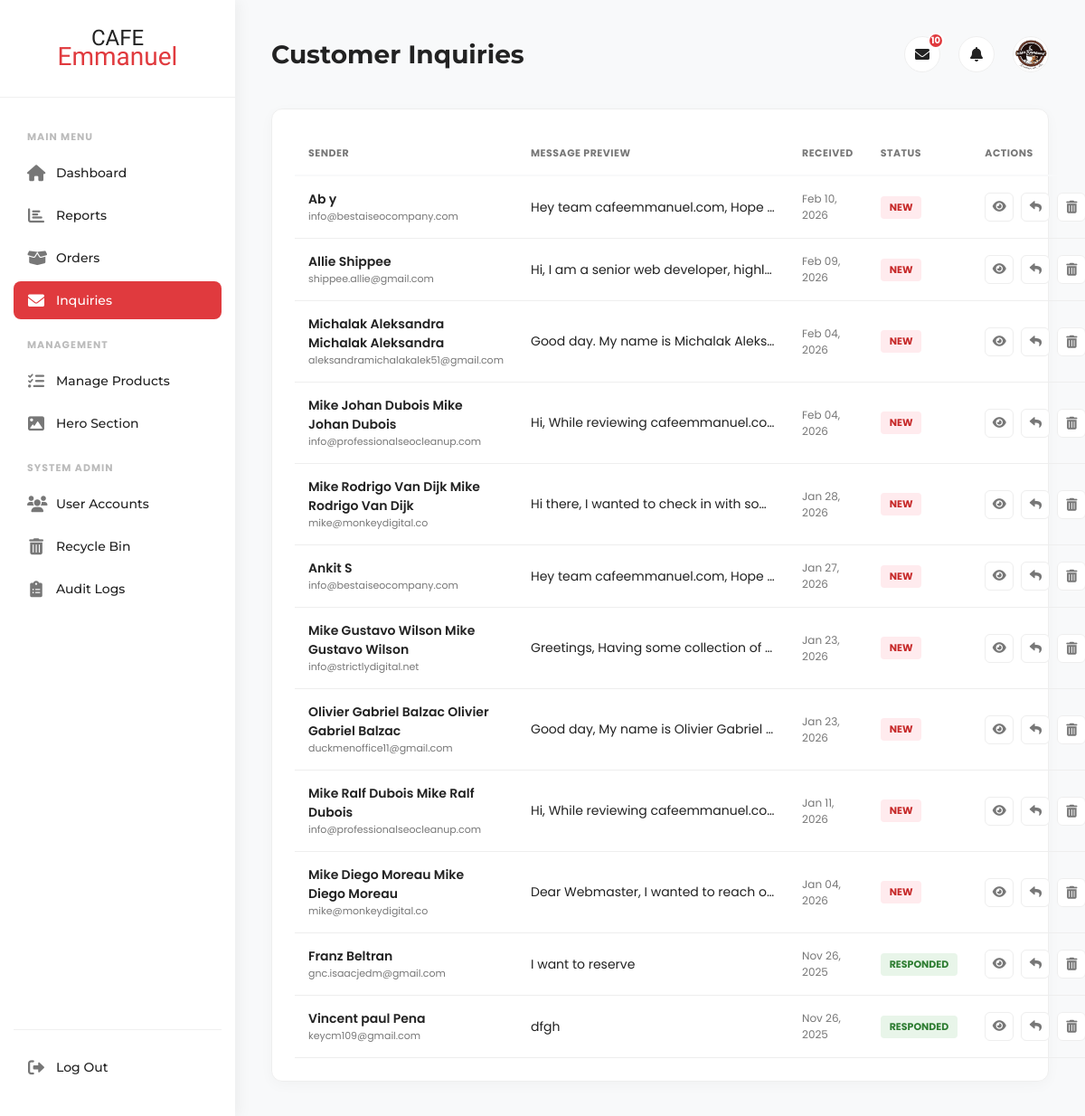
/admin_inquiries.php (signed in), run on the app's committed database.
### tables this page shows
CREATE TABLE `inquiries` (
  `id` int(11) NOT NULL,
  `first_name` varchar(100) NOT NULL,
  `last_name` varchar(100) NOT NULL,
  `email` varchar(255) NOT NULL,
  `message` text NOT NULL,
  `status` enum('new','in_progress','responded','closed') DEFAULT 'new',
  `received_at` timestamp NOT NULL DEFAULT current_timestamp(),
  `admin_response` text DEFAULT NULL,
  `responded_by` int(11) DEFAULT NULL,
  `responded_at` timestamp NULL DEFAULT NULL,
  `internal_notes` text DEFAULT NULL
);

### admin_inquiries.php (the view, shortened to what this page needs)
<?php
include 'db_connect.php';
$inquiry_count_result = $conn->query("SELECT COUNT(*) as count FROM inquiries WHERE status = 'new'");
$unread_inquiries = $inquiry_count_result ? $inquiry_count_result->fetch_assoc()['count'] : 0;
$inquiries_result = $conn->query("SELECT * FROM inquiries ORDER BY
    CASE status
        WHEN 'new' THEN 1
        WHEN 'in_progress' THEN 2
        WHEN 'responded' THEN 3
        WHEN 'closed' THEN 4
    END,
    received_at DESC");
?>
<!DOCTYPE html>
<html lang="en">
<head>
<link rel="stylesheet" href="https://cdnjs.cloudflare.com/ajax/libs/font-awesome/6.4.0/css/all.min.css" />
</head>
<body>
<div class="dashboard-wrapper" style="display:flex; width:100%;">
  <?php include 'admin_sidebar.php'; ?>
  <main class="main-content">
    <header class="main-header">
      <h1>Customer Inquiries</h1>
      <div class="header-icons">
          <div class="icon-container" id="messageIcon">
              <i class="fas fa-envelope"></i>
              <?php if($unread_inquiries > 0): ?><span class="header-badge"><?php echo $unread_inquiries; ?></span><?php endif; ?>
          </div>
          <div class="icon-container" id="notificationBell"><i class="fas fa-bell"></i></div>
          <div class="icon-container" id="profileIcon" style="border:none;">
              <img src="logo.png" alt="Admin">
          </div>
      </div>
    </header>
    <div class="table-card">
        <table>
            <thead>
                <tr>
                    <th>Sender</th>
                    <th>Message Preview</th>
                    <th>Received</th>
                    <th>Status</th>
                    <th>Actions</th>
                </tr>
            </thead>
            <tbody>
            <?php if ($inquiries_result->num_rows > 0): ?>
                <?php while ($row = $inquiries_result->fetch_assoc()):
                    $jsonData = htmlspecialchars(json_encode($row), ENT_QUOTES, 'UTF-8');
                    $status = $row['status'] ?? 'new';
                ?>
                <tr>
                    <td>
                        <div style="font-weight:600;"><?php echo htmlspecialchars($row['first_name'] . ' ' . $row['last_name']); ?></div>
                        <div style="font-size:11px; color:var(--text-muted);"><?php echo htmlspecialchars($row['email']); ?></div>
                    </td>
                    <td style="max-width:300px; white-space:nowrap; overflow:hidden; text-overflow:ellipsis;">
                        <?php echo htmlspecialchars($row['message']); ?>
                    </td>
                    <td style="font-size:12px; color:var(--text-muted);">
                        <?php echo date("M d, Y", strtotime($row['received_at'])); ?>
                    </td>
                    <td>
                        <span class="status-badge badge-<?php echo $status; ?>"><?php echo ucwords(str_replace('_', ' ', $status)); ?></span>
                    </td>
                    <td>
                        <div class="action-icons">
                            <button onclick="openViewModal(<?php echo $jsonData; ?>)" class="btn-icon" title="View"><i class="fas fa-eye"></i></button>
                            <button onclick="openReplyModal(<?php echo $jsonData; ?>)" class="btn-icon" title="Reply"><i class="fas fa-reply"></i></button>
                            <a href="?action=delete&id=<?php echo $row['id']; ?>" class="btn-icon" title="Delete" onclick="return confirm('Delete permanently?')"><i class="fas fa-trash-alt"></i></a>
                        </div>
                    </td>
                </tr>
                <?php endwhile; ?>
            <?php else: ?>
                <tr><td colspan="5" style="text-align:center; padding:40px; color:var(--text-muted);">No inquiries found.</td></tr>
            <?php endif; ?>
            </tbody>
        </table>
    </div>
  </main>
</div>
</body>
</html>

### admin_sidebar.php (shortened to what this page needs)
<?php
$current_page = basename($_SERVER['SCRIPT_NAME']);
?>
<link rel="stylesheet" href="https://cdnjs.cloudflare.com/ajax/libs/font-awesome/6.0.0/css/all.min.css">
<aside class="sidebar">
   <a href="Dashboard.php" class="sidebar-logo-link">
       <div class="sidebar-logo-text">
            <span class="logo-main">Cafe</span>
            <span class="logo-sub">Emmanuel</span>
       </div>
   </a>
    <nav class="sidebar-nav">
        <div class="nav-label">Main Menu</div>
        <a href="Dashboard.php" class="nav-item <?php if ($current_page == 'Dashboard.php') echo 'active'; ?>">
            <i class="fas fa-home fa-fw"></i><span>Dashboard</span>
        </a>
        <a href="Sales.php" class="nav-item <?php if ($current_page == 'Sales.php') echo 'active'; ?>">
            <i class="fas fa-chart-bar fa-fw"></i><span>Reports</span>
        </a>
        <a href="Orders.php" class="nav-item <?php if ($current_page == 'Orders.php') echo 'active'; ?>">
            <i class="fas fa-box-open fa-fw"></i><span>Orders</span>
        </a>
        <a href="admin_inquiries.php" class="nav-item <?php if ($current_page == 'admin_inquiries.php') echo 'active'; ?>">
            <i class="fas fa-envelope fa-fw"></i><span>Inquiries</span>
        </a>
        <div class="nav-label">Management</div>
        <a href="practiceaddproduct.php" class="nav-item <?php if ($current_page == 'practiceaddproduct.php') echo 'active'; ?>">
            <i class="fas fa-tasks fa-fw"></i><span>Manage Products</span>
        </a>
        <a href="manage_hero.php" class="nav-item <?php if ($current_page == 'manage_hero.php') echo 'active'; ?>">
            <i class="fas fa-image fa-fw"></i><span>Hero Section</span>
        </a>
        <?php if (isset($_SESSION['role']) && $_SESSION['role'] === 'super_admin'): ?>
        <div class="nav-label">System Admin</div>
        <a href="user_accounts.php" class="nav-item <?php if ($current_page == 'user_accounts.php') echo 'active'; ?>">
            <i class="fas fa-users fa-fw"></i><span>User Accounts</span>
        </a>
        <a href="recently_deleted.php" class="nav-item <?php if ($current_page == 'recently_deleted.php') echo 'active'; ?>">
            <i class="fas fa-trash-alt fa-fw"></i><span>Recycle Bin</span>
        </a>
        <a href="audit_logs_page.php" class="nav-item <?php if ($current_page == 'audit_logs_page.php') echo 'active'; ?>">
            <i class="fas fa-clipboard-list fa-fw"></i><span>Audit Logs</span>
        </a>
        <?php endif; ?>
        <div class="nav-item-logout">
            <a href="logout.php" class="nav-item">
                <i class="fas fa-sign-out-alt fa-fw"></i><span>Log Out</span>
            </a>
        </div>
    </nav>
</aside>

### admin_inquiries.php (style rules this page uses)
:root { --primary-red: #E03A3E; --secondary-dark: #222222; --text-muted: #777777; --bg-light: #f8f9fa; --card-bg: #FFFFFF; --border-color: #eeeeee; --font-main: 'Poppins', sans-serif; --font-heading: 'Montserrat', sans-serif; }
* { box-sizing: border-box; margin: 0; padding: 0; }
body { font-family: var(--font-main); background-color: var(--bg-light); color: var(--secondary-dark); display: flex; height: 100vh; overflow: hidden; }
.main-content { flex-grow: 1; margin-left: 260px; width: calc(100% - 260px); height: 100vh; overflow-y: auto; padding: 40px; }
.main-header { display: flex; justify-content: space-between; align-items: center; margin-bottom: 40px; }
.main-header h1 { font-family: var(--font-heading); font-size: 28px; font-weight: 700; color: var(--secondary-dark); }
.header-icons { display: flex; align-items: center; gap: 20px; }
.icon-container { position: relative; cursor: pointer; width: 40px; height: 40px; background: white; border-radius: 50%; display: flex; align-items: center; justify-content: center; border: 1px solid var(--border-color); transition: 0.3s; }
.header-badge { position: absolute; top: -5px; right: -5px; background-color: var(--primary-red); color: white; border-radius: 50%; width: 18px; height: 18px; font-size: 10px; display: flex; align-items: center; justify-content: center; font-weight: bold; border: 2px solid #fff; }
.header-icons img { width: 40px; height: 40px; border-radius: 50%; border: 1px solid var(--border-color); }
.table-card { background: var(--card-bg); padding: 25px; border-radius: 12px; box-shadow: 0 4px 15px rgba(0,0,0,0.03); border: 1px solid var(--border-color); }
table { width: 100%; border-collapse: collapse; }
th { text-align: left; padding: 15px; font-size: 11px; text-transform: uppercase; color: var(--text-muted); border-bottom: 2px solid var(--bg-light); letter-spacing: 0.5px; }
td { padding: 15px; border-bottom: 1px solid var(--border-color); font-size: 14px; vertical-align: middle; }
.status-badge { padding: 4px 10px; border-radius: 4px; font-weight: 700; font-size: 11px; display: inline-block; text-transform: uppercase; }
.badge-new { background-color: #ffebee; color: #c62828; }
.badge-responded { background-color: #e8f5e9; color: #2e7d32; }
.action-icons { display: flex; gap: 8px; }
.btn-icon { width: 32px; height: 32px; border-radius: 6px; display: flex; align-items: center; justify-content: center; border: 1px solid var(--border-color); background: white; cursor: pointer; transition: 0.2s; color: var(--text-muted); text-decoration: none; }

### admin_sidebar.php (style rules this page uses)
:root { --primary-red: #E03A3E; --sidebar-bg: #ffffff; --text-dark: #222222; --text-muted: #777777; --nav-hover-bg: #f8f9fa; --transition: all 0.3s ease; }
.sidebar { width: 260px; height: 100vh; background: var(--sidebar-bg); position: fixed; left: 0; top: 0; display: flex; flex-direction: column; box-shadow: 4px 0 15px rgba(0, 0, 0, 0.05); z-index: 1000; font-family: 'Poppins', sans-serif; }
.sidebar-logo-link { text-decoration: none; padding: 30px 15px; border-bottom: 1px solid #f0f0f0; margin-bottom: 10px; display: flex; justify-content: center; width: 100%; }
.sidebar-logo-text { display: flex; flex-direction: column; align-items: center; text-align: center; line-height: 1; }
.logo-main { font-family: 'Archivo Black', sans-serif; font-size: 24px; color: var(--text-dark); text-transform: uppercase; }
.logo-sub { font-family: 'Birthstone Bounce', cursive; font-size: 28px; color: var(--primary-red); margin-top: -5px; }
.sidebar-nav { display: flex; flex-direction: column; padding: 10px 15px; flex-grow: 1; overflow-y: auto; }
.nav-item { display: flex; align-items: center; padding: 12px 15px; text-decoration: none; color: var(--text-dark); font-size: 14px; font-weight: 500; border-radius: 8px; margin-bottom: 5px; transition: var(--transition); font-family: 'Montserrat', sans-serif; }
.nav-item i { width: 20px; margin-right: 12px; font-size: 18px; color: var(--text-muted); transition: var(--transition); }
.nav-item.active { background-color: var(--primary-red); color: #ffffff; }
.nav-item.active i { color: #ffffff; }
.nav-item-logout { margin-top: auto; border-top: 1px solid #f0f0f0; padding-top: 20px; margin-bottom: 20px; }
.nav-label { font-size: 11px; text-transform: uppercase; letter-spacing: 1px; color: #bbb; margin: 15px 0 10px 15px; font-weight: 700; }

### data on the page
inquiries: first_name+last_name "Ab y", email "info@bestaiseocompany.com", message "Hey team cafeemmanuel.com, Hope…", received_at "Feb 10, 2026", status "NEW"
inquiries: first_name+last_name "Allie Shippee", email "shippee.allie@gmail.com", message "Hi, I am a senior web developer, highl…", received_at "Feb 09, 2026", status "NEW"
inquiries: first_name+last_name "Michalak Aleksandra Michalak Aleksandra", email "aleksandramichalakalek51@gmail.com", message "Good day. My name is Michalak Aleks…", received_at "Feb 04, 2026", status "NEW"
inquiries: first_name+last_name "Mike Johan Dubois Mike Johan Dubois", email "info@professionalseocleanup.com", message "Hi, While reviewing cafeemmanuel.co…", received_at "Feb 04, 2026", status "NEW"
inquiries: first_name+last_name "Mike Rodrigo Van Dijk Mike Rodrigo Van Dijk", email "mike@monkeydigital.co", message "Hi there, I wanted to check in with so…", received_at "Jan 28, 2026", status "NEW"
inquiries: first_name+last_name "Ankit S", email "info@bestaiseocompany.com", message "Hey team cafeemmanuel.com, Hope…", received_at "Jan 27, 2026", status "NEW"
inquiries: first_name+last_name "Mike Gustavo Wilson Mike Gustavo Wilson", email "info@strictlydigital.net", message "Greetings, Having some collection of…", received_at "Jan 23, 2026", status "NEW"
inquiries: first_name+last_name "Olivier Gabriel Balzac Olivier Gabriel Balzac", email "duckmenoffice11@gmail.com", message "Good day, My name is Olivier Gabriel…", received_at "Jan 23, 2026", status "NEW"
inquiries: first_name+last_name "Mike Ralf Dubois Mike Ralf Dubois", email "info@professionalseocleanup.com", message "Hi, While reviewing cafeemmanuel.co…", received_at "Jan 11, 2026", status "NEW"
inquiries: first_name+last_name "Mike Diego Moreau Mike Diego Moreau", email "mike@monkeydigital.co", message "Dear Webmaster, I wanted to reach o…", received_at "Jan 04, 2026", status "NEW"
inquiries: first_name+last_name "Franz Beltran", email "gnc.isaacjedm@gmail.com", message "I want to reserve", received_at "Nov 26, 2025", status "RESPONDED"
inquiries: first_name+last_name "Vincent paul Pena", email "keycm109@gmail.com", message "dfgh", received_at "Nov 26, 2025", status "RESPONDED"

### other printed values
$unread_inquiries "10"
